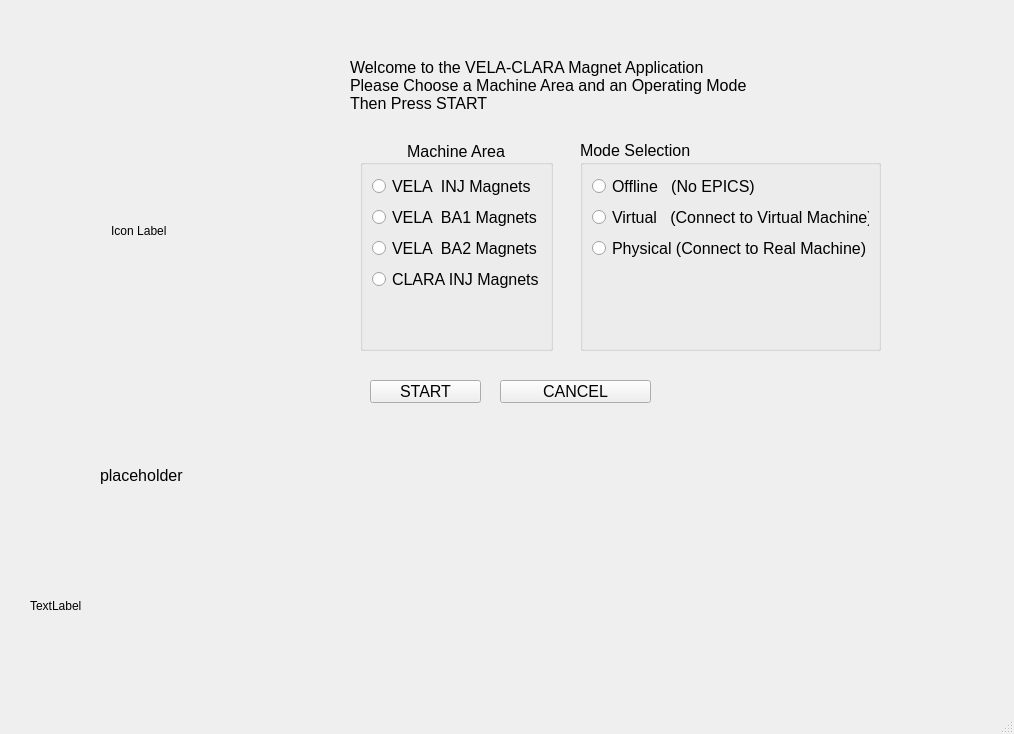
<?xml version="1.0" encoding="UTF-8"?>
<ui version="4.0">
 <class>magnetAppStartup</class>
 <widget class="QMainWindow" name="magnetAppStartup">
  <property name="geometry">
   <rect>
    <x>0</x>
    <y>0</y>
    <width>1014</width>
    <height>734</height>
   </rect>
  </property>
  <property name="windowTitle">
   <string>MainWindow</string>
  </property>
  <widget class="QWidget" name="centralwidget">
   <widget class="QPushButton" name="startButton">
    <property name="geometry">
     <rect>
      <x>370</x>
      <y>380</y>
      <width>111</width>
      <height>23</height>
     </rect>
    </property>
    <property name="font">
     <font>
      <pointsize>12</pointsize>
     </font>
    </property>
    <property name="text">
     <string>START</string>
    </property>
   </widget>
   <widget class="QPushButton" name="cancelButton">
    <property name="geometry">
     <rect>
      <x>500</x>
      <y>380</y>
      <width>151</width>
      <height>23</height>
     </rect>
    </property>
    <property name="font">
     <font>
      <pointsize>12</pointsize>
     </font>
    </property>
    <property name="text">
     <string>CANCEL</string>
    </property>
   </widget>
   <widget class="QGroupBox" name="machineAreaSelection">
    <property name="geometry">
     <rect>
      <x>360</x>
      <y>140</y>
      <width>193</width>
      <height>211</height>
     </rect>
    </property>
    <property name="font">
     <font>
      <pointsize>12</pointsize>
     </font>
    </property>
    <property name="title">
     <string>Machine Area</string>
    </property>
    <property name="alignment">
     <set>Qt::AlignCenter</set>
    </property>
    <layout class="QVBoxLayout" name="verticalLayout_3">
     <item>
      <widget class="QRadioButton" name="VELA_INJ_Magnets">
       <property name="text">
        <string>VELA  INJ Magnets</string>
       </property>
      </widget>
     </item>
     <item>
      <widget class="QRadioButton" name="VELA_BA1_Magnets">
       <property name="text">
        <string>VELA  BA1 Magnets</string>
       </property>
      </widget>
     </item>
     <item>
      <widget class="QRadioButton" name="VELA_BA2_Magnets">
       <property name="text">
        <string>VELA  BA2 Magnets</string>
       </property>
      </widget>
     </item>
     <item>
      <widget class="QRadioButton" name="CLAR_INJ_Magnets">
       <property name="text">
        <string>CLARA INJ Magnets</string>
       </property>
      </widget>
     </item>
     <item>
      <spacer name="verticalSpacer_2">
       <property name="orientation">
        <enum>Qt::Vertical</enum>
       </property>
       <property name="sizeHint" stdset="0">
        <size>
         <width>20</width>
         <height>40</height>
        </size>
       </property>
      </spacer>
     </item>
    </layout>
    <zorder>CLAR_INJ_Magnets</zorder>
    <zorder>VELA_BA2_Magnets</zorder>
    <zorder>VELA_BA1_Magnets</zorder>
    <zorder>VELA_INJ_Magnets</zorder>
    <zorder>verticalSpacer_2</zorder>
    <zorder>verticalSpacer_2</zorder>
   </widget>
   <widget class="QGroupBox" name="modeSelection">
    <property name="geometry">
     <rect>
      <x>580</x>
      <y>140</y>
      <width>301</width>
      <height>211</height>
     </rect>
    </property>
    <property name="font">
     <font>
      <pointsize>12</pointsize>
     </font>
    </property>
    <property name="title">
     <string>Mode Selection</string>
    </property>
    <layout class="QVBoxLayout" name="verticalLayout_2">
     <item>
      <widget class="QRadioButton" name="offlineMode">
       <property name="text">
        <string>Offline   (No EPICS)</string>
       </property>
      </widget>
     </item>
     <item>
      <widget class="QRadioButton" name="virtualMode">
       <property name="text">
        <string>Virtual   (Connect to Virtual Machine)</string>
       </property>
      </widget>
     </item>
     <item>
      <widget class="QRadioButton" name="physicalMode">
       <property name="text">
        <string>Physical (Connect to Real Machine)</string>
       </property>
      </widget>
     </item>
     <item>
      <spacer name="verticalSpacer">
       <property name="orientation">
        <enum>Qt::Vertical</enum>
       </property>
       <property name="sizeHint" stdset="0">
        <size>
         <width>20</width>
         <height>40</height>
        </size>
       </property>
      </spacer>
     </item>
    </layout>
   </widget>
   <widget class="QLabel" name="instructionLabel">
    <property name="geometry">
     <rect>
      <x>350</x>
      <y>50</y>
      <width>611</width>
      <height>71</height>
     </rect>
    </property>
    <property name="font">
     <font>
      <pointsize>12</pointsize>
     </font>
    </property>
    <property name="text">
     <string>Welcome to the VELA-CLARA Magnet Application 
Please Choose a Machine Area and an Operating Mode 
Then Press START </string>
    </property>
    <property name="alignment">
     <set>Qt::AlignLeading|Qt::AlignLeft|Qt::AlignVCenter</set>
    </property>
   </widget>
   <widget class="QLabel" name="iconLabel">
    <property name="geometry">
     <rect>
      <x>30</x>
      <y>100</y>
      <width>221</width>
      <height>261</height>
     </rect>
    </property>
    <property name="text">
     <string>Icon Label </string>
    </property>
    <property name="alignment">
     <set>Qt::AlignCenter</set>
    </property>
   </widget>
   <widget class="QLabel" name="waitMessageLabel">
    <property name="geometry">
     <rect>
      <x>100</x>
      <y>460</y>
      <width>491</width>
      <height>31</height>
     </rect>
    </property>
    <property name="font">
     <font>
      <pointsize>12</pointsize>
     </font>
    </property>
    <property name="text">
     <string>placeholder</string>
    </property>
   </widget>
   <widget class="QLabel" name="logoLabel">
    <property name="geometry">
     <rect>
      <x>30</x>
      <y>550</y>
      <width>951</width>
      <height>111</height>
     </rect>
    </property>
    <property name="text">
     <string>TextLabel</string>
    </property>
   </widget>
   <zorder>startButton</zorder>
   <zorder>cancelButton</zorder>
   <zorder>machineAreaSelection</zorder>
   <zorder>modeSelection</zorder>
   <zorder>instructionLabel</zorder>
   <zorder>iconLabel</zorder>
   <zorder>verticalLayoutWidget</zorder>
   <zorder>waitMessageLabel</zorder>
   <zorder>logoLabel</zorder>
  </widget>
  <widget class="QMenuBar" name="menubar">
   <property name="geometry">
    <rect>
     <x>0</x>
     <y>0</y>
     <width>1014</width>
     <height>21</height>
    </rect>
   </property>
  </widget>
  <widget class="QStatusBar" name="statusbar"/>
 </widget>
 <resources/>
 <connections/>
</ui>
